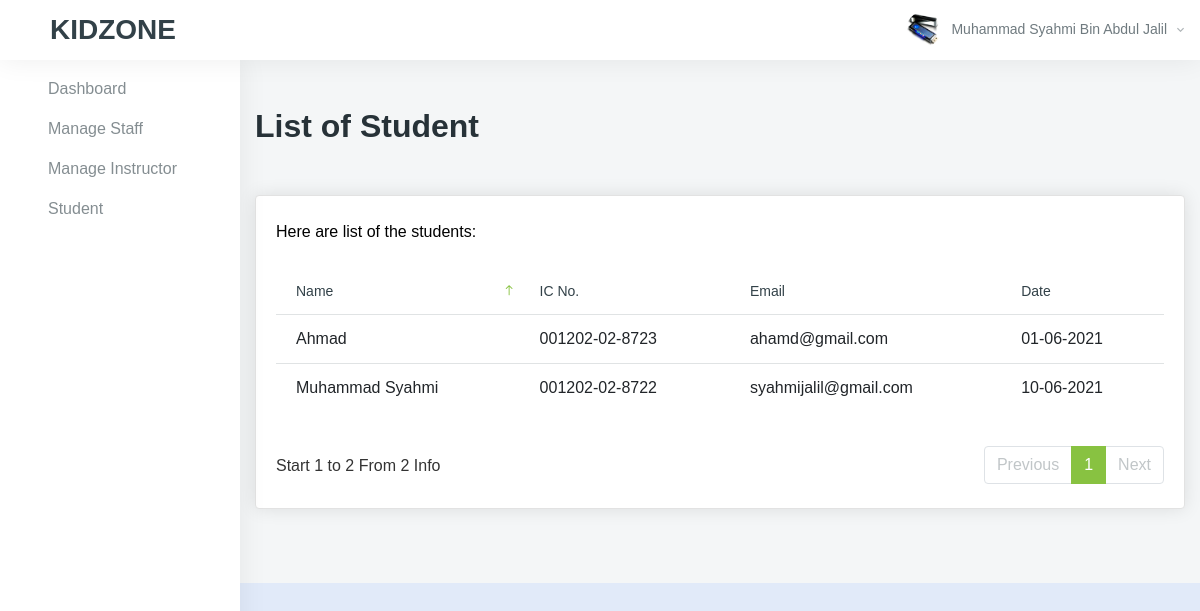
Before: /admin/senaraipelajar.php (signed in) with the older database file.
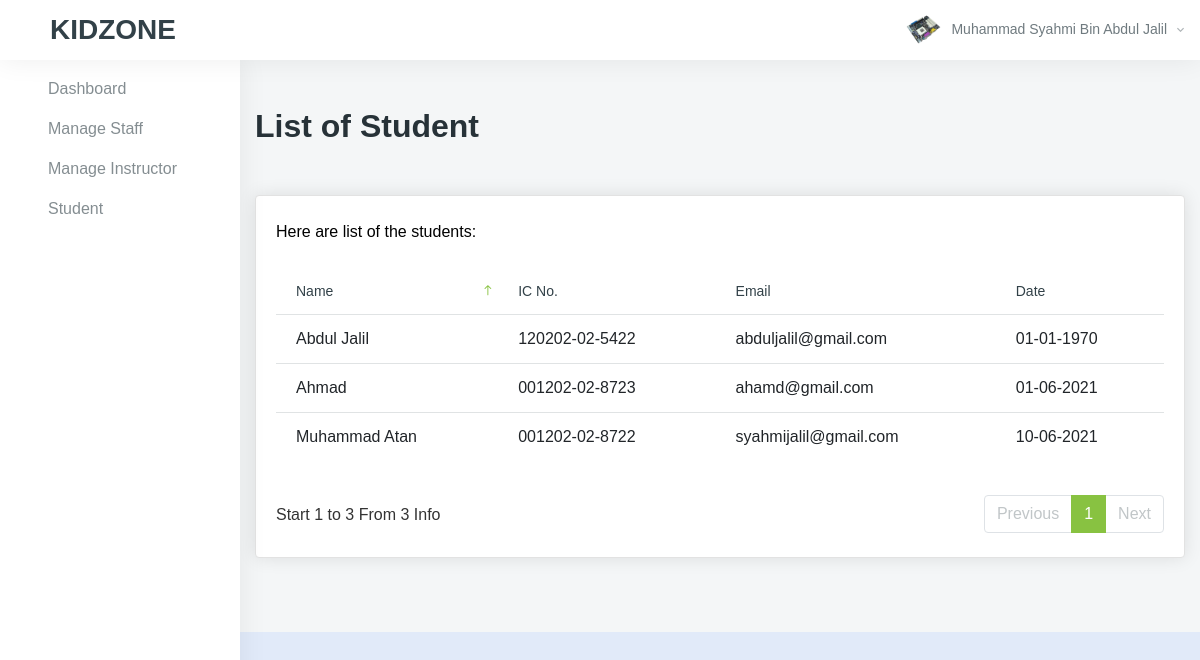
After: the same page with the newer database file.
### tables this page shows
CREATE TABLE `staff` (
  `staff_id` int(11) NOT NULL,
  `staff_name` varchar(80) NOT NULL,
  `staff_email` varchar(80) NOT NULL,
  `staff_ic` varchar(30) NOT NULL,
  `staff_phone_number` varchar(30) NOT NULL,
  `staff_password` varchar(80) NOT NULL,
  `staff_pic_path` varchar(80) DEFAULT 'default.png'
);

CREATE TABLE `student` (
  `student_id` int(11) NOT NULL,
  `student_name` varchar(80) NOT NULL,
  `student_email` varchar(80) NOT NULL,
  `student_passwod` varchar(80) NOT NULL,
  `student_ic` varchar(30) NOT NULL,
  `student_date` date DEFAULT NULL
);

### admin/senaraipelajar.php (the view, shortened to what the changed rows need)
<?php
include "../resources/conn.php";
?>
<!DOCTYPE html>
<html lang="en">
<head>
    <link href="../resources/vendors/vectormap/jquery-jvectormap-2.0.3.css" rel="stylesheet" type="text/css" />
    <link href="../resources/vendors/jquery-toggles/css/toggles.css" rel="stylesheet" type="text/css">
    <link href="../resources/vendors/jquery-toggles/css/themes/toggles-light.css" rel="stylesheet" type="text/css">
    <link href="../resources/vendors/jquery-toast-plugin/dist/jquery.toast.min.css" rel="stylesheet" type="text/css">
    <link href="../resources/vendors/datatables.net-dt/css/jquery.dataTables.min.css" rel="stylesheet" type="text/css" />
    <link href="../resources/vendors/datatables.net-responsive-dt/css/responsive.dataTables.min.css" rel="stylesheet" type="text/css" />
    <link href="../resources/dist/css/style.css" rel="stylesheet" type="text/css">
</head>
<body>
    <div class="hk-wrapper hk-vertical-nav">
        <?php include('header.php') ?>
        <div class="hk-pg-wrapper">
            <div class="container mt-xl-50 mt-sm-30 mt-15">
                <div class="hk-pg-header align-items-top">
                    <div>
                        <h2 class="hk-pg-title font-weight-600 mb-10">List of Student</h2>
                    </div>
                </div>
                <div class="row">
                    <div class="col-xl-12">
                        <section class="hk-sec-wrapper">
                            <div class="row">
                                <div class="col-sm">
                                    <div class="table-wrap">
                                        <table id="datable_6" class="table table-hover w-100  pb-30">
                                            <thead>
                                                <tr>
                                                <th>Name</th>
                                                    <th>IC No.</th>
                                                    <th>Email</th>
                                                    <th>Date</th>
                                                </tr>
                                            </thead>
                                            <tbody>
                                                <?php
                                                $sql = "SELECT * FROM student";
                                                $result = $conn->query($sql);
                                                if ($result->num_rows > 0) {
                                                    while ($row = $result->fetch_assoc()) { ?>
                                                        <tr>
                                                        <td><?php echo $row['student_name'] ?></td>
                                                            <td><?php echo $row['student_ic'] ?></td>
                                                            <td><?php echo $row['student_email'] ?></td>
                                                            <?php
                                                            $orgDate = $row['student_date'];
                                                            $newDate = date("d-m-Y", strtotime($orgDate));
                                                            ?>
                                                            <td><?php echo $newDate ?></td>
                                                        </tr>
                                                <?php
                                                    }
                                                }
                                                ?>
                                            </tbody>
                                        </table>
                                    </div>
                                </div>
                            </div>
                        </section>
                    </div>
                </div>
            </div>
        </div>
    </div>
</body>
</html>

### admin/header.php (shortened to what the changed rows need)
<?php
$staff_id = $_SESSION['staff_id'];
$sql100 = "SELECT * FROM staff WHERE staff_id = " . $staff_id . "";
$result100 = $conn->query($sql100);
$row100 = $result100->fetch_assoc();
$name100 = $row100['staff_name'];
$pic_profile = $row100['staff_pic_path'];
?>
<nav class="navbar navbar-expand-xl navbar-light fixed-top hk-navbar hk-navbar-alt">
    <ul class="navbar-nav hk-navbar-content">
        <li class="nav-item dropdown dropdown-authentication">
            <a class="nav-link dropdown-toggle no-caret" href="#" role="button" data-toggle="dropdown" aria-haspopup="true" aria-expanded="false">
                <div class="media">
                    <div class="media-img-wrap">
                        <div class="avatar">
                            <img src="../resources/img/profile/<?php echo $pic_profile; ?>" alt="user" class="avatar-img rounded-circle">
                        </div>
                    </div>
                    <div class="media-body">
                        <span><?php echo $name100; ?><i class="zmdi zmdi-chevron-down"></i></span>
                    </div>
                </div>
            </a>
        </li>
    </ul>
</nav>

Changed rows visible on the page:
changed staff "Muhammad Syahmi Bin Abdul Jalil": staff_pic_path: a different picture
changed student "syahmijalil@gmail.com": student_name "Muhammad Syahmi" → "Muhammad Atan"
added student: student_name "Abdul Jalil", student_ic "120202-02-5422", student_email "abduljalil@gmail.com", newDate "01-01-1970"
Other visible differences:
text written by a page script: "Start 1 to 2 From 2 Info Previous 1 Next" → "Start 1 to 3 From 3 Info Previous 1 Next"
